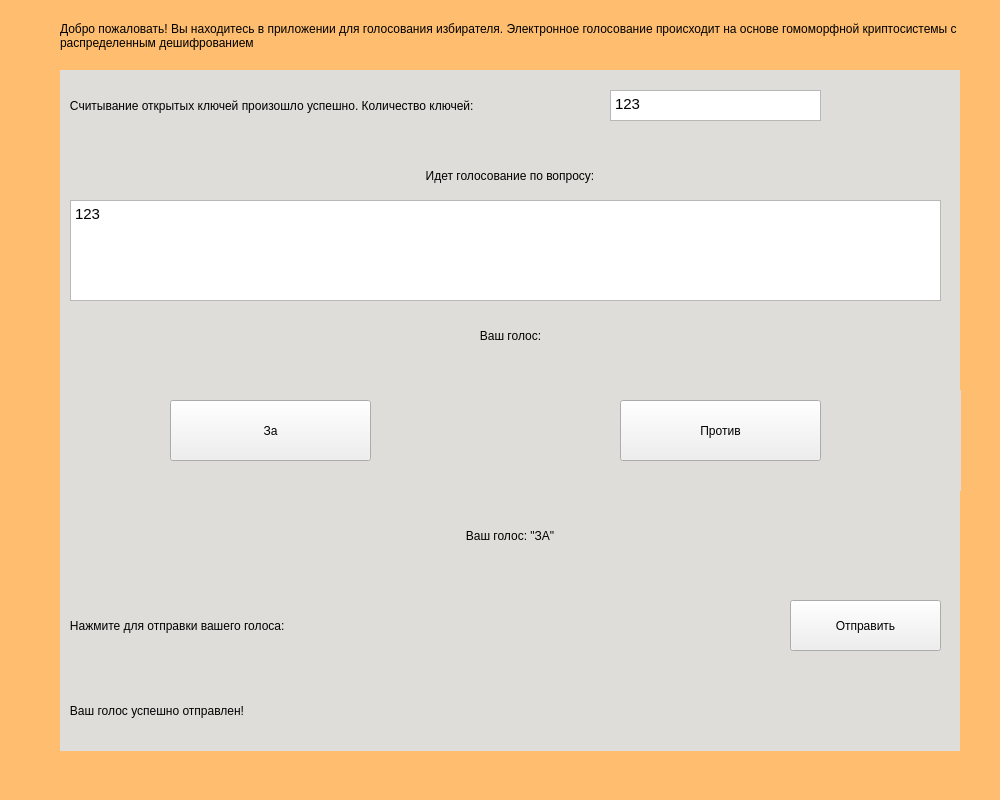
<?xml version="1.0" encoding="UTF-8"?>
<ui version="4.0">
 <class>Evote_server</class>
 <widget class="QMainWindow" name="Evote_server">
  <property name="geometry">
   <rect>
    <x>0</x>
    <y>0</y>
    <width>1000</width>
    <height>800</height>
   </rect>
  </property>
  <property name="minimumSize">
   <size>
    <width>1000</width>
    <height>800</height>
   </size>
  </property>
  <property name="maximumSize">
   <size>
    <width>1000</width>
    <height>800</height>
   </size>
  </property>
  <property name="windowTitle">
   <string>E-vote Client v0.2</string>
  </property>
  <widget class="QWidget" name="centralwidget">
   <property name="minimumSize">
    <size>
     <width>1000</width>
     <height>800</height>
    </size>
   </property>
   <property name="maximumSize">
    <size>
     <width>1000</width>
     <height>800</height>
    </size>
   </property>
   <widget class="QLabel" name="label_wellcome">
    <property name="geometry">
     <rect>
      <x>60</x>
      <y>0</y>
      <width>900</width>
      <height>71</height>
     </rect>
    </property>
    <property name="acceptDrops">
     <bool>true</bool>
    </property>
    <property name="styleSheet">
     <string notr="true">background-color: rgb(255, 190, 111);</string>
    </property>
    <property name="text">
     <string>Добро пожаловать! Вы находитесь в приложении для голосования избирателя. Электронное голосование происходит на основе гомоморфной криптосистемы с распределенным дешифрованием</string>
    </property>
    <property name="wordWrap">
     <bool>true</bool>
    </property>
   </widget>
   <widget class="QLabel" name="label_keys_num">
    <property name="geometry">
     <rect>
      <x>60</x>
      <y>70</y>
      <width>901</width>
      <height>71</height>
     </rect>
    </property>
    <property name="acceptDrops">
     <bool>true</bool>
    </property>
    <property name="styleSheet">
     <string notr="true">
background-color: rgb(222, 221, 218);</string>
    </property>
    <property name="text">
     <string>   Считывание открытых ключей произошло успешно. Количество ключей:</string>
    </property>
    <property name="wordWrap">
     <bool>true</bool>
    </property>
   </widget>
   <widget class="QTextBrowser" name="textBrowser_keys_num">
    <property name="geometry">
     <rect>
      <x>610</x>
      <y>90</y>
      <width>211</width>
      <height>31</height>
     </rect>
    </property>
    <property name="html">
     <string>&lt;!DOCTYPE HTML PUBLIC &quot;-//W3C//DTD HTML 4.0//EN&quot; &quot;http://www.w3.org/TR/REC-html40/strict.dtd&quot;&gt;
&lt;html&gt;&lt;head&gt;&lt;meta name=&quot;qrichtext&quot; content=&quot;1&quot; /&gt;&lt;style type=&quot;text/css&quot;&gt;
p, li { white-space: pre-wrap; }
&lt;/style&gt;&lt;/head&gt;&lt;body style=&quot; font-family:'Cantarell'; font-size:11pt; font-weight:400; font-style:normal;&quot;&gt;
&lt;p style=&quot; margin-top:0px; margin-bottom:0px; margin-left:0px; margin-right:0px; -qt-block-indent:0; text-indent:0px;&quot;&gt;123&lt;/p&gt;&lt;/body&gt;&lt;/html&gt;</string>
    </property>
   </widget>
   <widget class="QLabel" name="label_question">
    <property name="geometry">
     <rect>
      <x>60</x>
      <y>140</y>
      <width>900</width>
      <height>71</height>
     </rect>
    </property>
    <property name="acceptDrops">
     <bool>true</bool>
    </property>
    <property name="layoutDirection">
     <enum>Qt::LeftToRight</enum>
    </property>
    <property name="styleSheet">
     <string notr="true">background-color: rgb(222, 221, 218);</string>
    </property>
    <property name="text">
     <string>Идет голосование по вопросу:</string>
    </property>
    <property name="alignment">
     <set>Qt::AlignCenter</set>
    </property>
    <property name="wordWrap">
     <bool>true</bool>
    </property>
   </widget>
   <widget class="QLabel" name="label_vote">
    <property name="geometry">
     <rect>
      <x>60</x>
      <y>280</y>
      <width>901</width>
      <height>111</height>
     </rect>
    </property>
    <property name="acceptDrops">
     <bool>true</bool>
    </property>
    <property name="styleSheet">
     <string notr="true">background-color: rgb(222, 221, 218);</string>
    </property>
    <property name="text">
     <string>Ваш голос:</string>
    </property>
    <property name="alignment">
     <set>Qt::AlignCenter</set>
    </property>
    <property name="wordWrap">
     <bool>true</bool>
    </property>
   </widget>
   <widget class="QTextBrowser" name="textBrowser_question">
    <property name="geometry">
     <rect>
      <x>70</x>
      <y>200</y>
      <width>871</width>
      <height>101</height>
     </rect>
    </property>
    <property name="html">
     <string>&lt;!DOCTYPE HTML PUBLIC &quot;-//W3C//DTD HTML 4.0//EN&quot; &quot;http://www.w3.org/TR/REC-html40/strict.dtd&quot;&gt;
&lt;html&gt;&lt;head&gt;&lt;meta name=&quot;qrichtext&quot; content=&quot;1&quot; /&gt;&lt;style type=&quot;text/css&quot;&gt;
p, li { white-space: pre-wrap; }
&lt;/style&gt;&lt;/head&gt;&lt;body style=&quot; font-family:'Cantarell'; font-size:11pt; font-weight:400; font-style:normal;&quot;&gt;
&lt;p style=&quot; margin-top:0px; margin-bottom:0px; margin-left:0px; margin-right:0px; -qt-block-indent:0; text-indent:0px;&quot;&gt;123&lt;/p&gt;&lt;/body&gt;&lt;/html&gt;</string>
    </property>
   </widget>
   <widget class="QLabel" name="label_question_down">
    <property name="geometry">
     <rect>
      <x>60</x>
      <y>210</y>
      <width>900</width>
      <height>111</height>
     </rect>
    </property>
    <property name="acceptDrops">
     <bool>true</bool>
    </property>
    <property name="styleSheet">
     <string notr="true">background-color: rgb(222, 221, 218);</string>
    </property>
    <property name="frameShape">
     <enum>QFrame::Box</enum>
    </property>
    <property name="lineWidth">
     <number>0</number>
    </property>
    <property name="text">
     <string/>
    </property>
    <property name="wordWrap">
     <bool>true</bool>
    </property>
   </widget>
   <widget class="QLabel" name="label_yes">
    <property name="geometry">
     <rect>
      <x>60</x>
      <y>390</y>
      <width>451</width>
      <height>101</height>
     </rect>
    </property>
    <property name="acceptDrops">
     <bool>true</bool>
    </property>
    <property name="styleSheet">
     <string notr="true">background-color: rgb(222, 221, 218);</string>
    </property>
    <property name="text">
     <string/>
    </property>
    <property name="wordWrap">
     <bool>true</bool>
    </property>
   </widget>
   <widget class="QLabel" name="label_send_open">
    <property name="geometry">
     <rect>
      <x>60</x>
      <y>490</y>
      <width>900</width>
      <height>91</height>
     </rect>
    </property>
    <property name="acceptDrops">
     <bool>true</bool>
    </property>
    <property name="styleSheet">
     <string notr="true">background-color: rgb(222, 221, 218);</string>
    </property>
    <property name="text">
     <string>Ваш голос: &quot;ЗА&quot;</string>
    </property>
    <property name="alignment">
     <set>Qt::AlignCenter</set>
    </property>
    <property name="wordWrap">
     <bool>true</bool>
    </property>
   </widget>
   <widget class="QPushButton" name="pushButton_send_yes">
    <property name="geometry">
     <rect>
      <x>170</x>
      <y>400</y>
      <width>201</width>
      <height>61</height>
     </rect>
    </property>
    <property name="text">
     <string>За</string>
    </property>
   </widget>
   <widget class="QLabel" name="label_send">
    <property name="geometry">
     <rect>
      <x>60</x>
      <y>580</y>
      <width>900</width>
      <height>91</height>
     </rect>
    </property>
    <property name="acceptDrops">
     <bool>true</bool>
    </property>
    <property name="styleSheet">
     <string notr="true">background-color: rgb(222, 221, 218);</string>
    </property>
    <property name="text">
     <string>   Нажмите для отправки вашего голоса:</string>
    </property>
    <property name="wordWrap">
     <bool>true</bool>
    </property>
   </widget>
   <widget class="QLabel" name="label_bottom">
    <property name="geometry">
     <rect>
      <x>60</x>
      <y>650</y>
      <width>900</width>
      <height>171</height>
     </rect>
    </property>
    <property name="acceptDrops">
     <bool>true</bool>
    </property>
    <property name="styleSheet">
     <string notr="true">background-color: rgb(255, 190, 111);</string>
    </property>
    <property name="text">
     <string/>
    </property>
    <property name="wordWrap">
     <bool>true</bool>
    </property>
   </widget>
   <widget class="QLabel" name="label_left">
    <property name="geometry">
     <rect>
      <x>-20</x>
      <y>0</y>
      <width>81</width>
      <height>811</height>
     </rect>
    </property>
    <property name="acceptDrops">
     <bool>true</bool>
    </property>
    <property name="styleSheet">
     <string notr="true">background-color: rgb(255, 190, 111);</string>
    </property>
    <property name="text">
     <string/>
    </property>
    <property name="wordWrap">
     <bool>true</bool>
    </property>
   </widget>
   <widget class="QLabel" name="label_right">
    <property name="geometry">
     <rect>
      <x>960</x>
      <y>0</y>
      <width>71</width>
      <height>811</height>
     </rect>
    </property>
    <property name="acceptDrops">
     <bool>true</bool>
    </property>
    <property name="styleSheet">
     <string notr="true">background-color: rgb(255, 190, 111);</string>
    </property>
    <property name="text">
     <string/>
    </property>
    <property name="wordWrap">
     <bool>true</bool>
    </property>
   </widget>
   <widget class="QPushButton" name="pushButton_send_no">
    <property name="geometry">
     <rect>
      <x>620</x>
      <y>400</y>
      <width>201</width>
      <height>61</height>
     </rect>
    </property>
    <property name="text">
     <string>Против</string>
    </property>
   </widget>
   <widget class="QLabel" name="label_no">
    <property name="geometry">
     <rect>
      <x>510</x>
      <y>390</y>
      <width>451</width>
      <height>101</height>
     </rect>
    </property>
    <property name="acceptDrops">
     <bool>true</bool>
    </property>
    <property name="styleSheet">
     <string notr="true">background-color: rgb(222, 221, 218);</string>
    </property>
    <property name="text">
     <string/>
    </property>
    <property name="wordWrap">
     <bool>true</bool>
    </property>
   </widget>
   <widget class="QPushButton" name="pushButton_send">
    <property name="geometry">
     <rect>
      <x>790</x>
      <y>600</y>
      <width>151</width>
      <height>51</height>
     </rect>
    </property>
    <property name="text">
     <string>Отправить</string>
    </property>
   </widget>
   <widget class="QLabel" name="label_send_sucsessfull">
    <property name="geometry">
     <rect>
      <x>60</x>
      <y>670</y>
      <width>900</width>
      <height>81</height>
     </rect>
    </property>
    <property name="acceptDrops">
     <bool>true</bool>
    </property>
    <property name="styleSheet">
     <string notr="true">background-color: rgb(222, 221, 218);</string>
    </property>
    <property name="text">
     <string>   Ваш голос успешно отправлен!</string>
    </property>
    <property name="wordWrap">
     <bool>true</bool>
    </property>
   </widget>
   <zorder>label_bottom</zorder>
   <zorder>label_left</zorder>
   <zorder>label_wellcome</zorder>
   <zorder>label_keys_num</zorder>
   <zorder>textBrowser_keys_num</zorder>
   <zorder>label_question</zorder>
   <zorder>label_question_down</zorder>
   <zorder>label_send</zorder>
   <zorder>label_send_open</zorder>
   <zorder>label_yes</zorder>
   <zorder>label_vote</zorder>
   <zorder>textBrowser_question</zorder>
   <zorder>pushButton_send_yes</zorder>
   <zorder>label_right</zorder>
   <zorder>label_no</zorder>
   <zorder>pushButton_send_no</zorder>
   <zorder>pushButton_send</zorder>
   <zorder>label_send_sucsessfull</zorder>
  </widget>
 </widget>
 <resources/>
 <connections/>
</ui>
